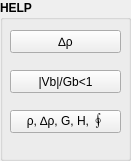
      <widget class="QGroupBox" name="groupBox_4">
       <property name="geometry">
        <rect>
         <x>550</x>
         <y>0</y>
         <width>131</width>
         <height>161</height>
        </rect>
       </property>
       <property name="font">
        <font>
         <family>Arial</family>
         <pointsize>9</pointsize>
         <weight>75</weight>
         <bold>true</bold>
        </font>
       </property>
       <property name="title">
        <string>HELP</string>
       </property>
       <widget class="QPushButton" name="helpButton61">
        <property name="geometry">
         <rect>
          <x>10</x>
          <y>30</y>
          <width>111</width>
          <height>23</height>
         </rect>
        </property>
        <property name="font">
         <font>
          <family>Arial</family>
          <pointsize>9</pointsize>
          <weight>50</weight>
          <bold>false</bold>
         </font>
        </property>
        <property name="text">
         <string>∆ρ</string>
        </property>
        <attribute name="buttonGroup">
         <string notr="true">HelpButtonGroup</string>
        </attribute>
       </widget>
       <widget class="QPushButton" name="helpButton62">
        <property name="geometry">
         <rect>
          <x>10</x>
          <y>70</y>
          <width>111</width>
          <height>23</height>
         </rect>
        </property>
        <property name="font">
         <font>
          <family>Arial</family>
          <pointsize>9</pointsize>
          <weight>50</weight>
          <bold>false</bold>
         </font>
        </property>
        <property name="text">
         <string>|Vb|/Gb&lt;1</string>
        </property>
        <attribute name="buttonGroup">
         <string notr="true">HelpButtonGroup</string>
        </attribute>
       </widget>
       <widget class="QPushButton" name="helpButton63">
        <property name="geometry">
         <rect>
          <x>10</x>
          <y>110</y>
          <width>111</width>
          <height>23</height>
         </rect>
        </property>
        <property name="font">
         <font>
          <family>Arial</family>
          <pointsize>9</pointsize>
          <weight>50</weight>
          <bold>false</bold>
         </font>
        </property>
        <property name="text">
         <string>ρ, ∆ρ, G, H, ∮</string>
        </property>
        <attribute name="buttonGroup">
         <string notr="true">HelpButtonGroup</string>
        </attribute>
       </widget>
      </widget>
